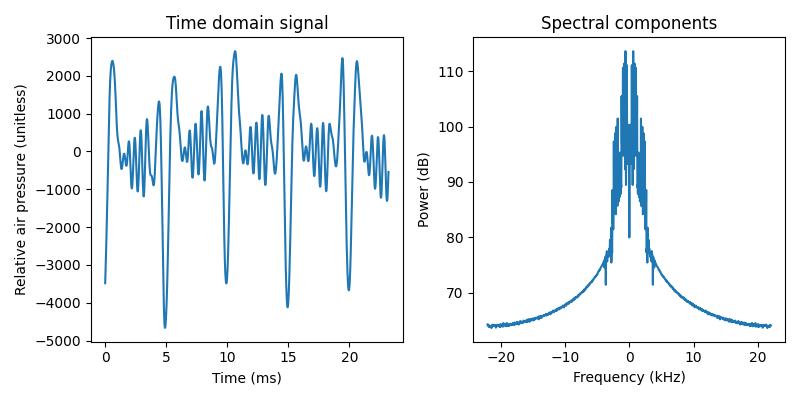

The script that saved this image:
import matplotlib.pyplot as plt
import numpy as np
import scipy.io.wavfile as sio

wav = sio.read("guitar_clean.wav")
# Figure out what the sample-rate is.
sample_rate = wav[0]
# Read the signal for only one stereo channel,
# select samples inside the file.
x = wav[1][50000:60000, 0]

# How many samples to plot and analyse.
N_samples = 1024

# Calculate spectral components using FFT
# (discrete-time Fourier series.)
c_k = np.fft.fft(x[:N_samples])

# Time in seconds.
time_vec = np.arange(N_samples)/float(sample_rate)

# Create a vector with frequencies in kHz.
freq_vec = np.fft.fftshift(np.fft.fftfreq(N_samples, d=1.0/sample_rate))/1e3
# What is magnitude squared of each spectral component in dB.
power_dB = np.fft.fftshift(10.0*np.log10(np.abs(c_k)**2.0))

# Plot time domain signal.
plt.figure(figsize=(8, 4))
plt.subplot(121)
plt.plot(1e3*time_vec, x[:1024])
plt.xlabel("Time (ms)")
plt.ylabel("Relative air pressure (unitless)")
plt.title("Time domain signal")

# Plot frequency domain signal.
plt.subplot(122)
plt.plot(freq_vec, power_dB)
plt.title("Spectral components")
plt.xlabel("Frequency (kHz)")
plt.ylabel("Power (dB)")
plt.tight_layout()
plt.savefig("audio_spec.png")
plt.show()
